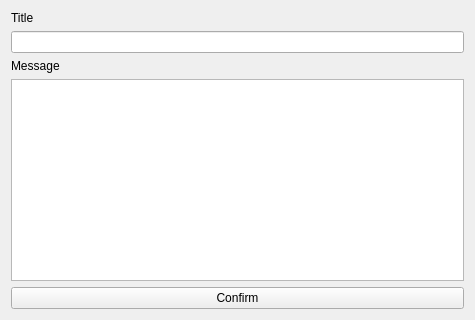
<?xml version="1.0" encoding="UTF-8"?>
<ui version="4.0">
 <class>messageConfig</class>
 <widget class="QWidget" name="messageConfig">
  <property name="geometry">
   <rect>
    <x>0</x>
    <y>0</y>
    <width>475</width>
    <height>320</height>
   </rect>
  </property>
  <property name="windowTitle">
   <string>Form</string>
  </property>
  <layout class="QGridLayout" name="gridLayout">
   <item row="0" column="0">
    <widget class="QLabel" name="label">
     <property name="text">
      <string>Title</string>
     </property>
    </widget>
   </item>
   <item row="1" column="0">
    <widget class="QLineEdit" name="messageTitle"/>
   </item>
   <item row="2" column="0">
    <widget class="QLabel" name="label_2">
     <property name="text">
      <string>Message</string>
     </property>
    </widget>
   </item>
   <item row="3" column="0">
    <widget class="QTextEdit" name="messageContents">
     <property name="minimumSize">
      <size>
       <width>0</width>
       <height>0</height>
      </size>
     </property>
    </widget>
   </item>
   <item row="4" column="0">
    <widget class="QPushButton" name="confirm">
     <property name="text">
      <string>Confirm</string>
     </property>
    </widget>
   </item>
  </layout>
 </widget>
 <resources/>
 <connections/>
</ui>
